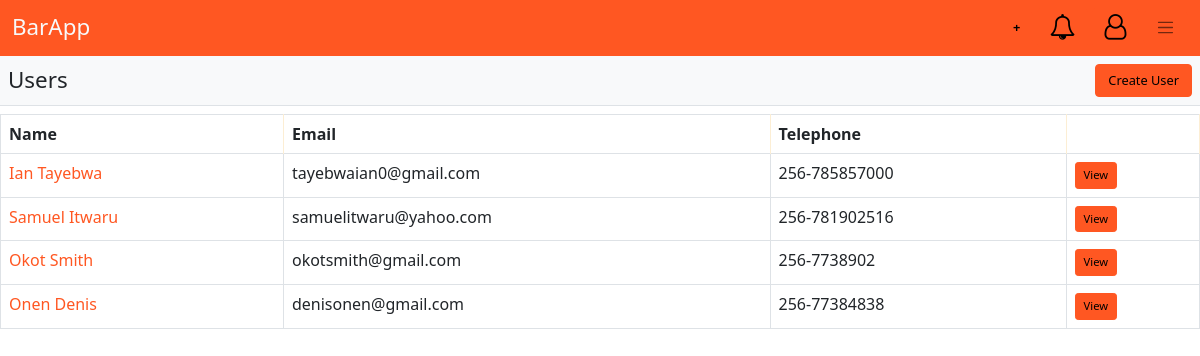
Page /profiles (signed in) on the earlier database version.
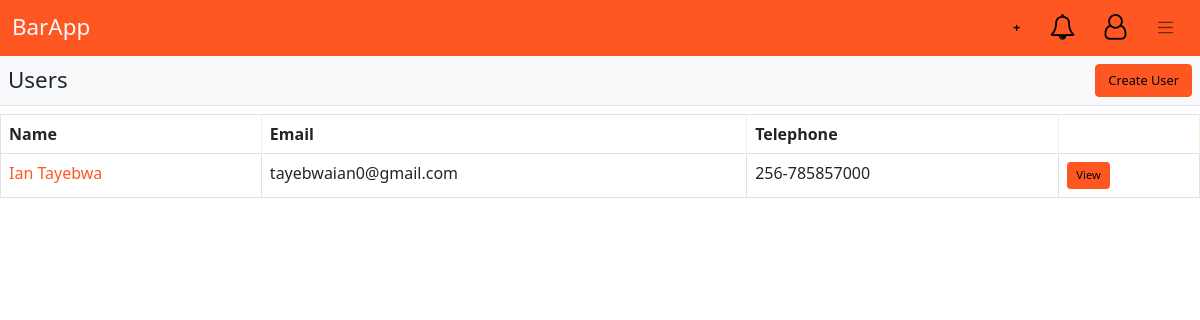
Same page on the later database version.
### bar/models.py (models this page shows, shortened)
class Profile(models.Model):
    name = models.CharField(max_length=256)
    email = models.EmailField()
    telephone = models.CharField(max_length=16)
    user = models.OneToOneField(User, unique=False, on_delete=models.CASCADE)

### bar/views/profile.py (the view)
# urls.py: path('profiles', get_profiles, name='get_profiles'),
@login_required
def get_profiles(request):
	profiles = Profile.objects.all()
	context = {
		"profiles": profiles
	}
	return render(request, 'profile/profiles.html', context)

### bar/templates/profile/profiles.html (shortened to what this page needs)
{% extends 'base.html' %}
{% load app_tags %}
{% block body %}
	<div id="app">
        {% include 'index/nav.html' %}
    </div>
    <div class="d-flex bg-light p-2 justify-content-between  border-bottom mb-2">
        <h3 class="my-auto">Users</h3>
        <a href="{% url 'bar:create_user' %}" class="btn btn-primary">Create User</a>
    </div>
    <div class="overflow-auto">
        <table class="table table-bordered table-hover">
        	<thead>
        		<th>Name</th>
        		<th>Email</th>
                <th>Telephone</th>
        		<th></th>
        	</thead>
        	<tbody>
        		{% for profile in profiles %}
        		<tr>
                    <td><a href="{% url 'bar:get_profile' id=profile.id %}" class="nav-link p-0">{{profile.name}}</a></td>
        			<td>{{profile.email}}</td>
        			<td>{{profile.telephone}}</td>
        			<td><a href="{% url 'bar:get_profile' id=profile.id %}" class="btn btn-primary btn-sm">View</a></td>
        		</tr>
        		{% endfor %}
        	</tbody>
        </table>
    </div>
{% endblock %}

Differences in the rows shown:
removed Profile: name "Samuel Itwaru", email "samuelitwaru@yahoo.com", telephone "256-781902516"
removed Profile: name "Okot Smith", email "okotsmith@gmail.com", telephone "256-7738902"
removed Profile: name "Onen Denis", email "denisonen@gmail.com", telephone "256-77384838"
